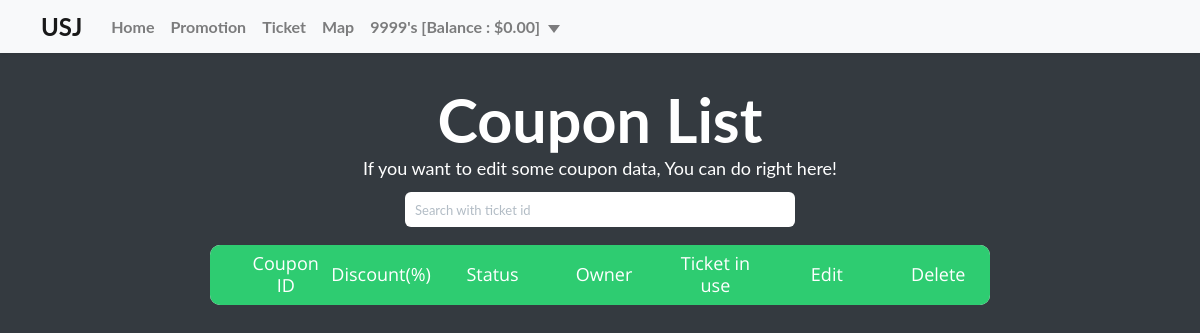
/Manage/Coupon-List.php (signed in), run on an earlier commit of the app's database.
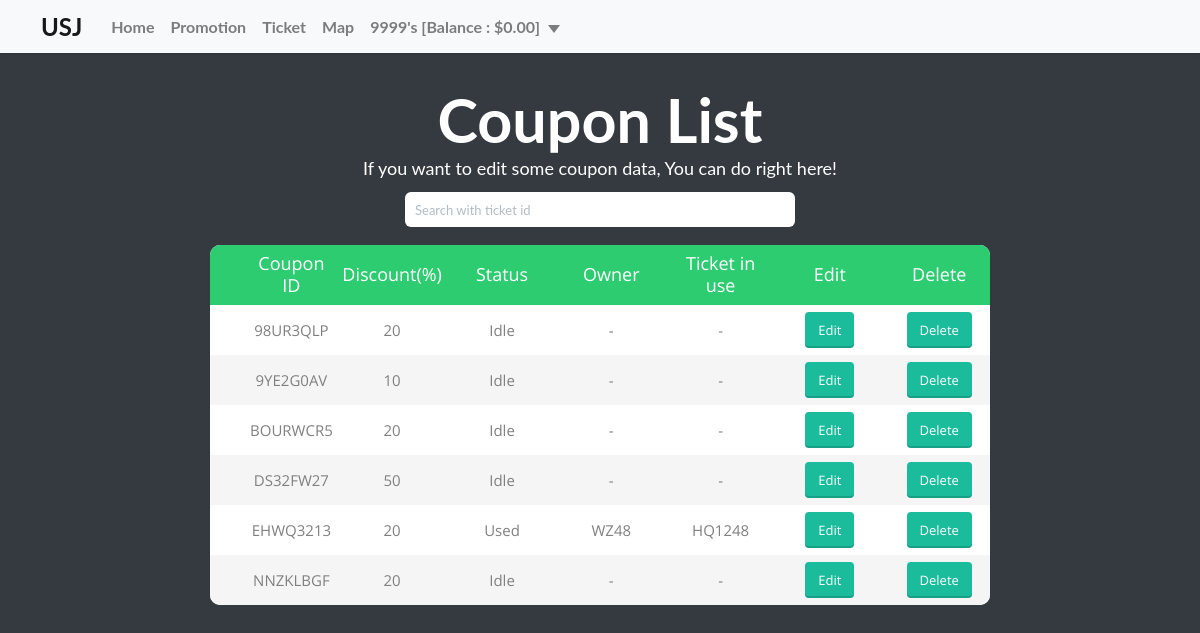
And on a later commit of the database.
### tables this page shows
CREATE TABLE `coupon` (
  `COUPON_ID` varchar(8) NOT NULL,
  `COUPON_DISCOUNT` int(10) NOT NULL,
  `COUPON_STATUS` varchar(10) NOT NULL,
  `USER_ID` varchar(4) DEFAULT NULL,
  `TICKET_ID` varchar(6) DEFAULT NULL
);

### Manage/Coupon-List.php (the view, shortened to what the changed rows need)
<html>
    <head>
        <link rel="stylesheet" href="../css/bootstrap.css">
        <link rel="stylesheet" href="../css/flat-ui.css">
        <link rel="stylesheet" href="../css/flat-web.css">
        <link rel="stylesheet" href="../css/style.css">
        <link rel="stylesheet" type="text/css" href="../css/coupon-table.css">
    </head>
    <body>
        <main>
            <div class="table-content">
                <div class="limiter">
                    <div class="container-table100">
                        <div class="wrap-table100">
                            <div class="table100">
                                <div class="jumbotron jumbotron-dark text-center">
                                    <h1>Coupon List</h1>
                                </div>
                                <table class="push-m">
                                    <thead>
                                    <tr class="table100-head">
                                        <th class="column1">Coupon ID</th>
                                        <th class="column2">Discount(%)</th>
                                        <th class="column3">Status</th>
                                        <th class="column4">Owner</th>
                                        <th class="column5">Ticket in use</th>
                                        <th class="column6">Edit</th>
                                        <th class="column7">Delete</th>
                                    </tr>
                                    </thead>
                                    <tbody>
                                    <?php
                                        if (isset($_GET['search']))
                                        {
                                            require('../Back-end/Connection.php');
                                            $couponID = $_GET['search'];
                                            $sql = "SELECT * FROM coupon WHERE COUPON_ID like '%".$couponID."%'";
                                            $resultAccount = mysqli_query($db, $sql);
                                            while ($row = mysqli_fetch_array($resultAccount))
                                            {
                                                echo "<tr>";
                                                for ($n = 1; $n <= 5; $n++)
                                                    echo "<td class='column$n'>".(($row[$n - 1] !== '9999') && ($row[$n - 1] !== '999999') ? htmlentities($row[$n - 1], ENT_QUOTES) : "-")."</td>";
                                                echo "<form action='../Back-end/Coupon-Edit.php' method='POST'>
                                                        <td class='column6'>
                                                          <input type='hidden' name='' value='$row[0]'>
                                                          <button type='submit' class='btn btn-sm btn-primary btn-embossed'>Edit</button>
                                                        </td> </form>";
                                                echo "<form action='../Back-end/Coupon-Delete.php' method='POST'>
                                                        <td class='column7'>
                                                          <input type='hidden' name='' value='$row[0]'>
                                                          <button type='submit' class='btn btn-sm btn-primary btn-embossed'>Delete</button>
                                                        </td> </form>";
                                                echo "</tr>";
                                            }
                                        }
                                        else
                                        {
                                            require('../Back-end/Connection.php');
                                            $sql = "SELECT * FROM coupon";
                                            $resultAccount = mysqli_query($db, $sql);
                                            while ($row = mysqli_fetch_array($resultAccount))
                                            {
                                                echo "<tr>";
                                                for ($n = 1; $n <= 5; $n++)
                                                    echo "<td class='column$n'>".(($row[$n - 1] !== '9999') && ($row[$n - 1] !== '999999') ? htmlentities($row[$n - 1], ENT_QUOTES) : "-")."</td>";
                                                echo "<form action='Coupon-Editor.php' method='POST'>
                                                        <td class='column6'>
                                                          <input type='hidden' name='COUPON_ID' value='$row[0]'>
                                                          <button type='submit' class='btn btn-sm btn-primary btn-embossed'>Edit</button>
                                                        </td> </form>";
                                                echo "<form action='../Back-end/Coupon-Delete.php' method='POST'>
                                                        <td class='column7'>
                                                          <input type='hidden' name='COUPON_ID' value='$row[0]'>
                                                          <button type='submit' class='btn btn-sm btn-primary btn-embossed'>Delete</button>
                                                        </td> </form>";
                                                echo "</tr>";
                                            }
                                        }
                                    ?>
                                    </tbody>
                                </table>
                            </div>
                        </div>
                    </div>
                </div>
            </div>
        </main>
    </body>
</html>

What changed in the data, as far as the page shows it:
added coupon: COUPON_ID "98UR3QLP", COUPON_DISCOUNT "20", COUPON_STATUS "Idle"
added coupon: COUPON_ID "9YE2G0AV", COUPON_DISCOUNT "10", COUPON_STATUS "Idle"
added coupon: COUPON_ID "BOURWCR5", COUPON_DISCOUNT "20", COUPON_STATUS "Idle"
added coupon: COUPON_ID "DS32FW27", COUPON_DISCOUNT "50", COUPON_STATUS "Idle"
added coupon: COUPON_ID "EHWQ3213", COUPON_DISCOUNT "20", COUPON_STATUS "Used", USER_ID "WZ48", TICKET_ID "HQ1248"
added coupon: COUPON_ID "NNZKLBGF", COUPON_DISCOUNT "20", COUPON_STATUS "Idle"
